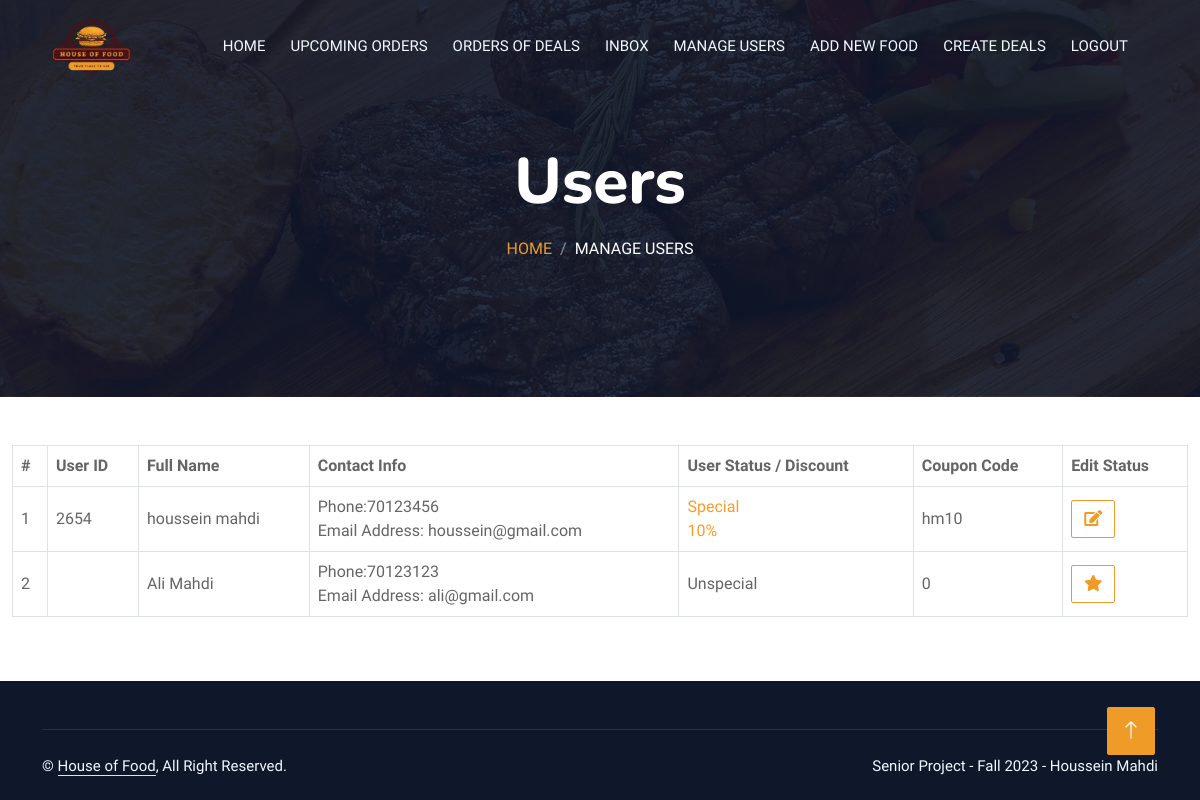
/admin/users.php, run on the app's committed database.
### tables this page shows
CREATE TABLE IF NOT EXISTS `users` (
  `userID` int(11) NOT NULL AUTO_INCREMENT,
  `firstName` varchar(100) NOT NULL,
  `lastName` varchar(100) NOT NULL,
  `email` varchar(100) NOT NULL,
  `phone` int(11) NOT NULL,
  `password` varchar(100) NOT NULL,
  `status` int(11) NOT NULL,
  `coupon_code` varchar(100) NOT NULL,
  `discount` int(11) NOT NULL,
  PRIMARY KEY (`userID`)
);

### admin/users.php (the view)
<?php
include "header.php";
?>
            <div class="container-xxl py-5 bg-dark hero-header mb-5">
                <div class="container text-center my-5 pt-5 pb-4">
                    <h1 class="display-3 text-white mb-3 animated slideInDown">Users</h1>
                    <nav aria-label="breadcrumb">
                        <ol class="breadcrumb justify-content-center text-uppercase">
                            <li class="breadcrumb-item"><a href="home.php">Home</a></li>
                            <li class="breadcrumb-item text-white active" aria-current="page">Manage Users</li>
                        </ol>
                    </nav>
                </div>
            </div>
  <div class="cart-page">
            <div class="container-fluid">
                <div class="row">
                    <div class="col-lg-12">
                        <div class="cart-page-inner">
                            <div class="table-responsive">
                                <table class="table table-bordered table-hover">
                                    <thead class="thead-dark">
                                        <tr>
                                            <th>#</th>
                                            <th>User ID</th>
                                            <th>Full Name</th>
                                            <th>Contact Info</th>
                                            <th>User Status / Discount</th>
                                            <th>Coupon Code</th>
                                            <th>Edit Status</th>
                                        </tr>
                                    </thead>
                                    <tbody class="align-middle">
<?php
$result1 = mysqli_query($con,"SELECT * FROM users");
if(mysqli_num_rows($result1)>0){ $i=1;
        while($row1 = mysqli_fetch_array($result1)){
        $stts = $row1['status'];
        if($stts == 1){
        ?>
                                            <tr>
                                            <td><?php echo $i ?></td>
                                            <td><?php echo $row1['userID'] ?></td>
                                            <td><?php echo $row1['firstName'] ?> <?php echo $row1['lastName'] ?></td>
                                            <td>Phone:<?php echo $row1['phone'] ?><br>Email Address: <?php echo $row1['email'] ?></td>
                                            <td style="color:#FE9b27">Special<br><?php echo $row1['discount'] ?>%</td>
                                            <td><?php echo $row1['coupon_code'] ?></td>
                                            <td><a class="btn btn-outline-primary" href="edit-user-stts.php?uid=<?php echo $row1['userID'] ?>"><i class="fa fa-edit"></i></a></td>
                                        </tr>
<?php } else { ?>
                                        <tr>
                                            <td><?php echo $i ?></td>
                                            <td><?php $row1['userID'] ?></td>
                                            <td><?php echo $row1['firstName'] ?> <?php echo $row1['lastName'] ?></td>
                                            <td>Phone:<?php echo $row1['phone'] ?><br>Email Address: <?php echo $row1['email'] ?></td>
                                            <td>Unspecial</td>
                                            <td><?php echo $row1['coupon_code'] ?></td>
                                            <td><a class="btn btn-outline-primary" href="edit-user-stts.php?uid=<?php echo $row1['userID'] ?>"><i class="fa fa-star"></i></a></td>
                                        </tr>
<?php
} $i++;}
}
    else{
        echo "No orders";
    }?>
                                    </tbody>
                                </table>
                            </div>
                        </div>
                    </div>
                </div>
            </div>
        </div>
<?php
include "footer.php";
?>

### css/s1.css (style rules this page uses)
:root { --primary: #FE9b27; --light: #F1F8FF; --dark: #0F172B; }
.btn { font-family: 'Nunito', sans-serif; font-weight: 500; text-transform: uppercase; transition: .5s; }
.hero-header { background: linear-gradient(rgba(15, 23, 43, .9), rgba(15, 23, 43, .9)), url(../img/bg-hero.jpg); background-position: center center; background-repeat: no-repeat; background-size: cover; }
.breadcrumb-item + .breadcrumb-item::before { color: rgba(255, 255, 255, .5); }

### data on the page
users: userID "2654", firstName "houssein", lastName "mahdi", phone "70123456", email "houssein@gmail.com", discount "10", coupon_code "hm10"
users: firstName "Ali", lastName "Mahdi", phone "70123123", email "ali@gmail.com", coupon_code "0"
